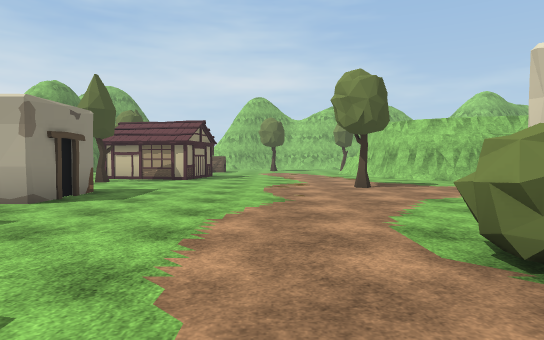
View 1 (above)

24 first-person views from a walk through a scene from a Unity 3-D project. The camera is 1.4 m above the floor, tilts 2° down and sees 75° across. The floor is counted in squares, 2 m on a side. Each view is taken from the middle of a square. On the plan, view 1 faces up. The plan holds only what a view shows up to about 11 squares ahead; the rest is blank. The place goes on beyond the plan. Some animated figures are left out. Some surface patterns are stand-ins.

View 2
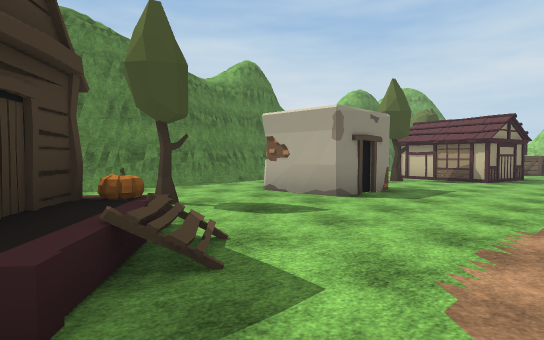

View 3
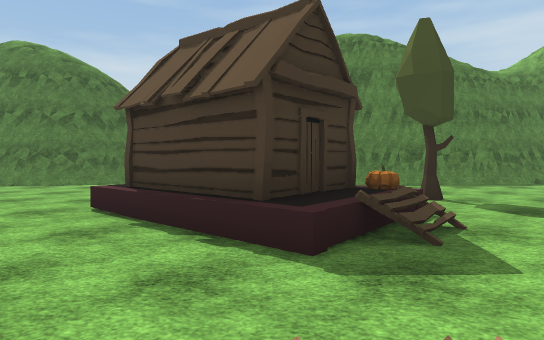

View 4
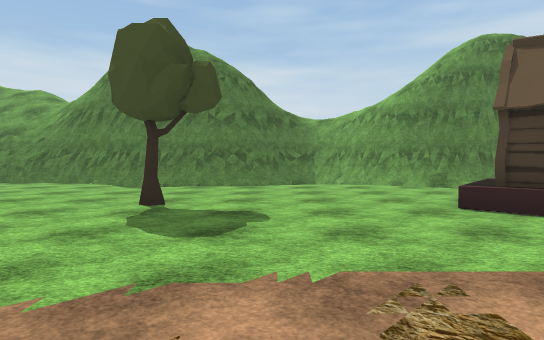

View 5
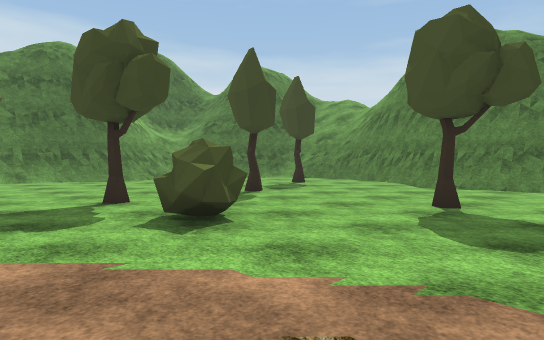

View 6
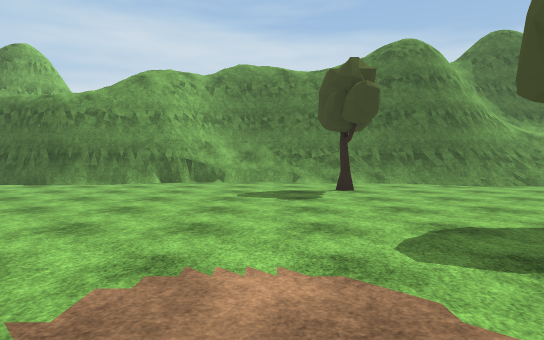

View 7
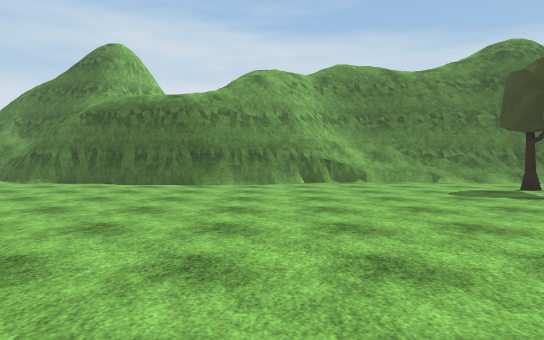

View 8
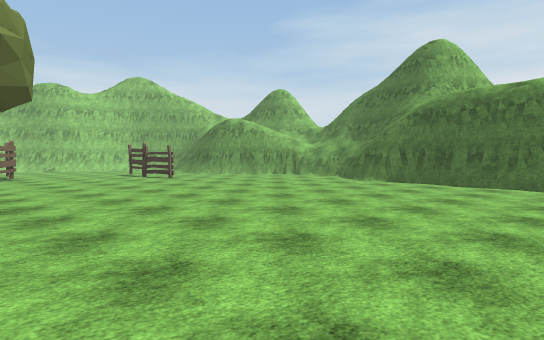

View 9
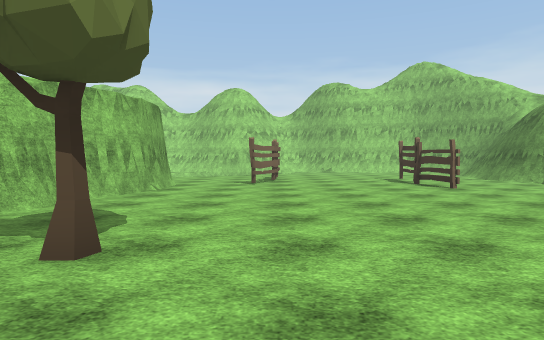

View 10
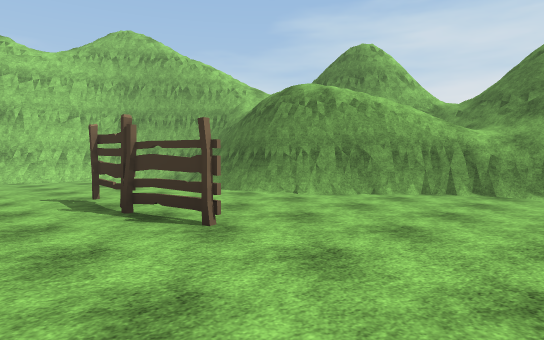

View 11
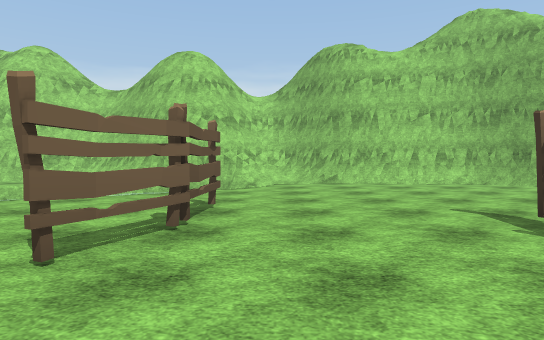

View 12
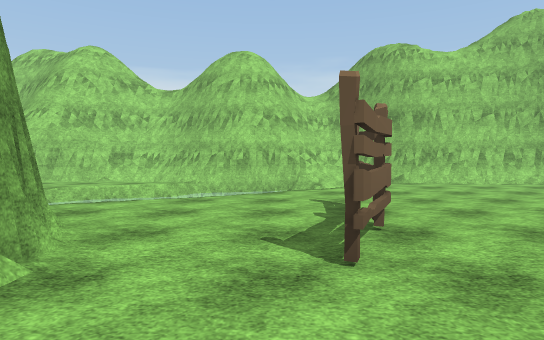

View 13
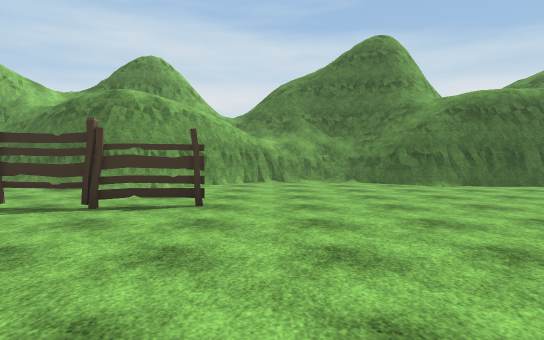

View 14
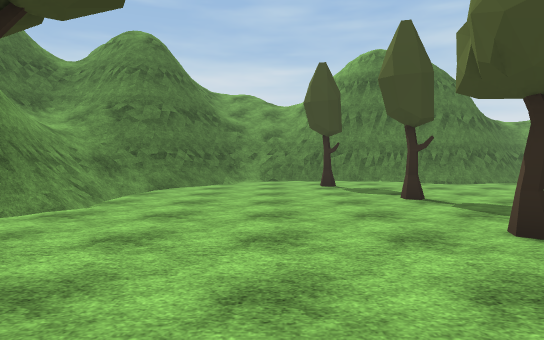

View 15
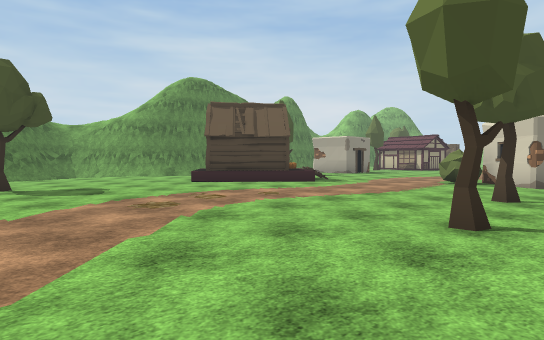

View 16
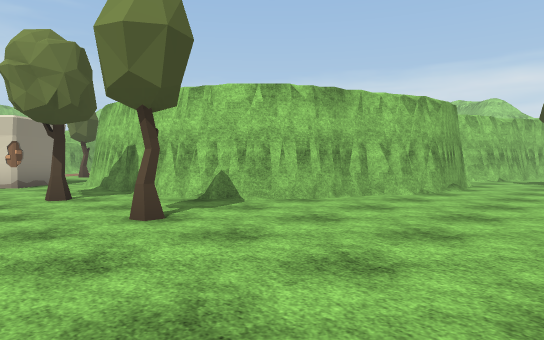

View 17
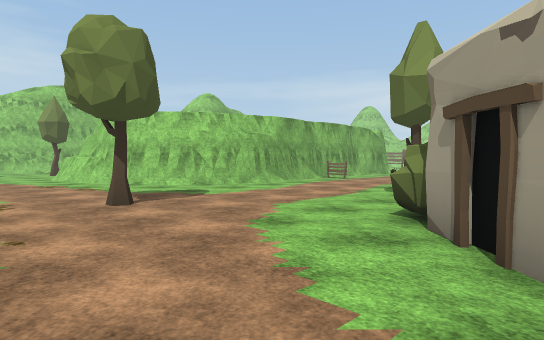

View 18
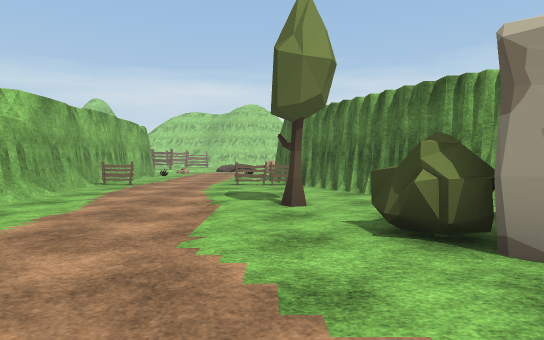

View 19
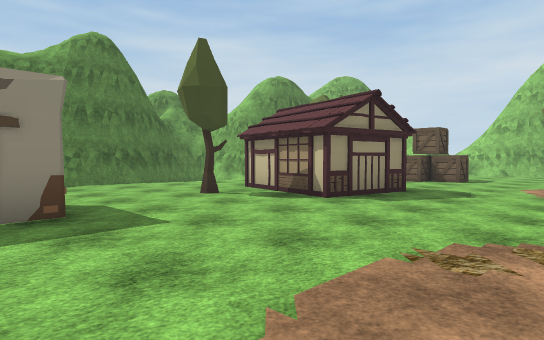

View 20
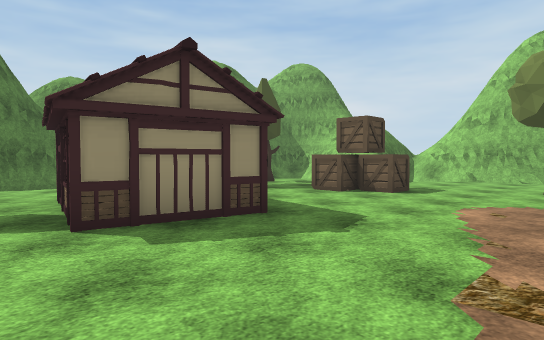

View 21
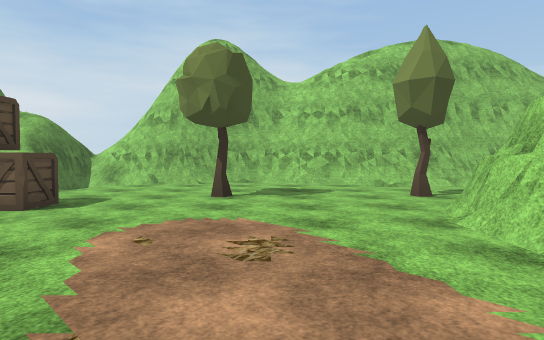

View 22
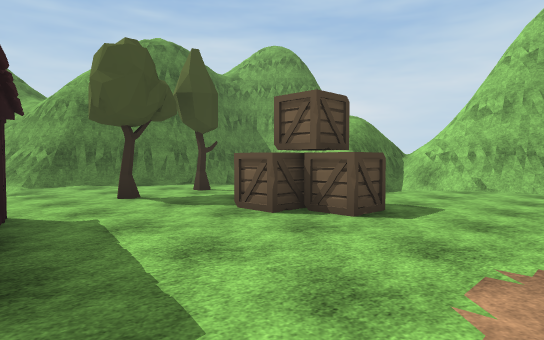

View 23
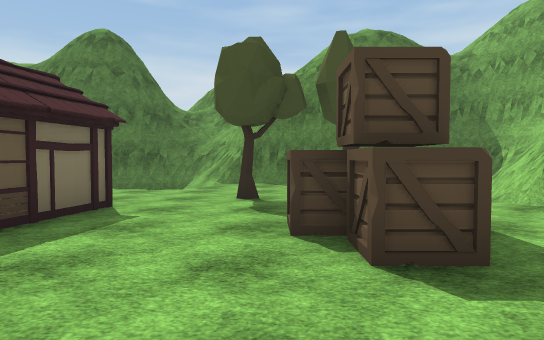

View 24
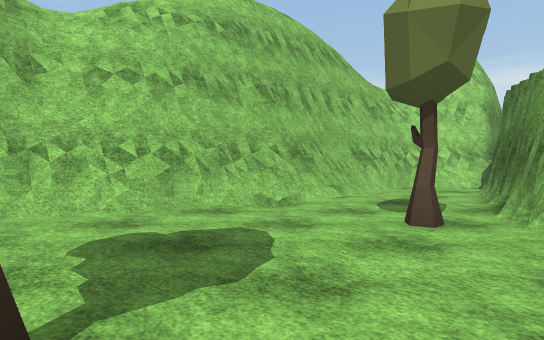

### Floor plan
Key: @ floor where view 1 was taken; # wall or solid block; . main floor; - floor 0.25 m lower than the main floor; _ floor 0.5 m lower than the main floor; : floor 1.5 m higher than the main floor; / step, stairs or slope; = window, fence, low wall or low ledge; ≈ water the walk keeps out of; ^ raised ledge; T tree; B bush; P pumpkin; H hut; C crate; O other object.
Columns run from 10 left of view 1 to 28 right of it. Each row starts with its distance up from view 1.
 23         ####
 22      #####.####
 21   #####=......######
 20  #-#== ............#
 19  #/  .........T...##
 18  #........T....####
 17 ##.T..CC......##
 16 #/..T.........#
 15 #/...........^#
 14 #//...........#
 13 #  ..###......##
 12 ##=..###.......#
 11 ##.....#.......########
 10  #...T..............O..
  9  #.....................
  8  #..........T..........
  7  #..  O.............O.
  6  #... #.........T...O.#
  5  #............B.....###
  4  #_..........##...###
  3  # ..T.......##O###
  2  #    ......B.###
  1  #    PPO......#
  0  #=   HHH.@....#
 -1  #=..HHH......T##                    #
 -2  #=...H.........#                   .##
 -3 # ..............##                 ≈==#
 -4 # ............T..###  ###          ≈≈ #
 -5 #==................####.####    .≈  ≈.#
 -6 ## ........................####..≈  ≈≈#
 -7  #=...T...........................≈  ≈#
 -8  #=......B.............T...........  ≈#
 -9  #=......B...................OOOO..≈  #
-10  #..................................≈
-11  #....T..T...........................
-12  #.T.................................≈#
-13  #..........................OOOO...../#
-14  #/..................................##
-15  ##/......T..........................##
-16   ##// =......................//// //#
-17   #=/#####//==##########.....###### ##
-18   #//## #####:#       ###...###   #
-19   #/                    #####
-20   ##

Where each view was taken, in squares from view 1:
view 1: 0 up, 0 right, facing up
view 2: 0 up, 0 right, facing up-left
view 3: 0 up, 1 right, facing left
view 4: 5 down, 1 right, facing left
view 5: 5 down, 1 right, facing down-left
view 6: 7 down, 2 right, facing down
view 7: 7 down, 6 right, facing down
view 8: 7 down, 7 right, facing down-right
view 9: 9 down, 10 right, facing right
view 10: 11 down, 15 right, facing down-right
view 11: 10 down, 17 right, facing right
view 12: 8 down, 17 right, facing right
view 13: 8 down, 17 right, facing down
view 14: 13 down, 2 right, facing left
view 15: 8 down, 5 right, facing up-left
view 16: 8 down, 2 right, facing up-right
view 17: 3 up, 0 right, facing up-right
view 18: 6 up, 1 right, facing right
view 19: 6 up, 1 right, facing up-left
view 20: 10 up, 1 right, facing up-left
view 21: 12 up, 1 right, facing up
view 22: 13 up, 0 right, facing up-left
view 23: 16 up, 0 right, facing left
view 24: 17 up, 0 right, facing up-right
